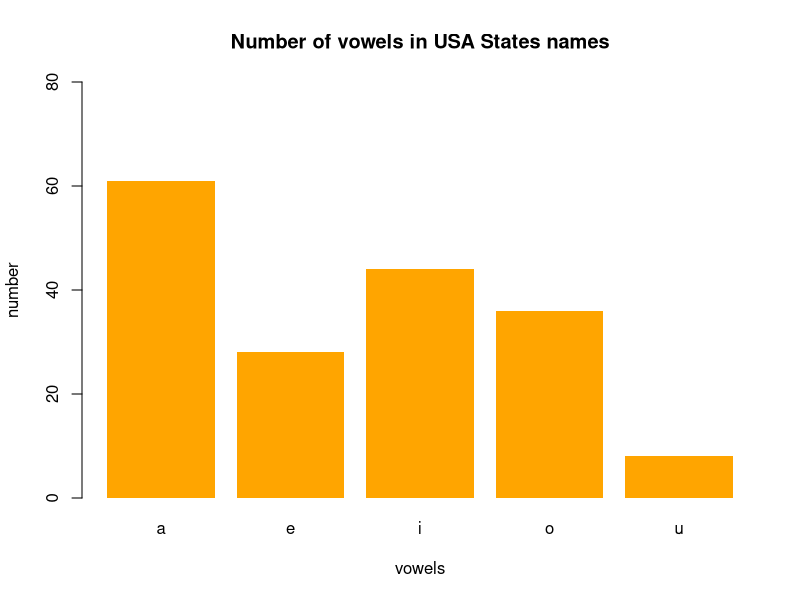

Write the R code that produced this figure.
#ASSIGNMENT 5.1
library(stringr)

#calculate the number of vovwels in USA STATES.

#names of states
states = row.names(USArrests)
states
#vector vowels
vowels = c("a","e","i","o","u")
vowels

#store the results

numv = vector(mode = "integer",length = 5)

#calculate the number of vowels
for(j in seq_along(vowels))
{
  numc = str_count(tolower(states),vowels[j])
  numv[j] = sum(numc)
}
names(numv) = vowels
numv

sort(numv, decreasing = TRUE)

barplot(numv, main = "Number of vowels in USA States names",xlab = "vowels",
        ylab = "number",border = NA, ylim = c(0, 80),col = "orange")


